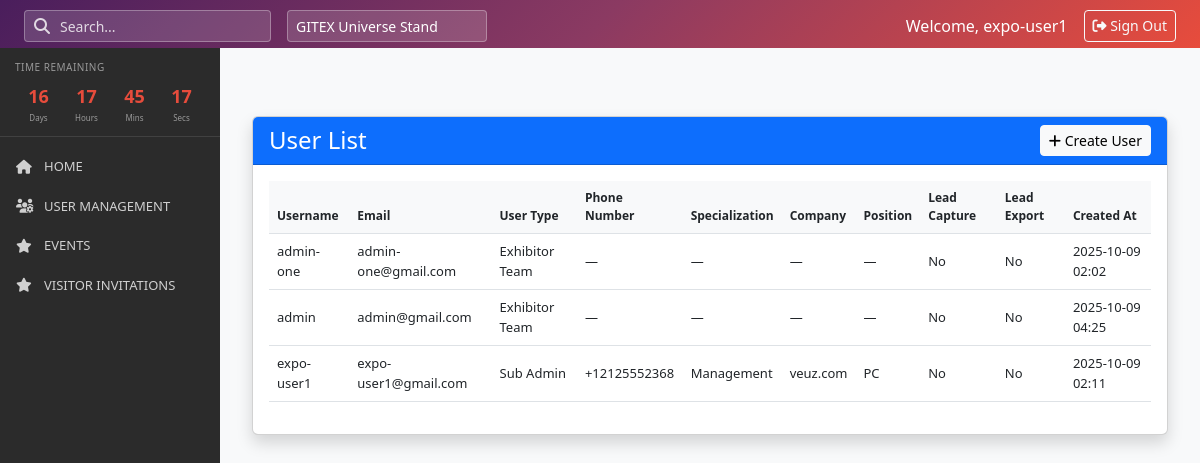
The app's page /accounts/user-list/ (signed in) with its own data.
### accounts/models.py (models this page shows, shortened)
class User(AbstractUser, TimestampedModel):
    user_type = models.CharField(
        max_length=20,
        choices=UserType.choices(),
        default=UserType.EXHIBITOR_TEAM.value,
        db_index=True
    )
    email = models.EmailField(unique=True)
    phone_number = PhoneNumberField(blank=True, null=True)
    specialization = models.CharField(
        max_length=20,
        choices=Specialization.choices(),
        blank=True,
        null=True
    )
    company_name = models.CharField(max_length=255, blank=True, null=True)
    position = models.CharField(max_length=100, blank=True, null=True)
    lead_capture_access = models.BooleanField(default=False)
    lead_export_access = models.BooleanField(default=False)
    USERNAME_FIELD = 'email'
    REQUIRED_FIELDS = ['username']
    class Meta:
        permissions = [
            ("can_manage_events", "Can manage events"),
            ("can_manage_exhibitors", "Can manage exhibitors"),
            ("can_manage_invitations", "Can manage invitations"),
            ("can_manage_team_members", "Can manage team members"),
        ]

### accounts/views.py (the view)
    def wrapper(request, *args, **kwargs):
        if not request.user.is_authenticated:
            messages.error(request, 'You must be a Super Admin to access this page.')
            return redirect('accounts:login')
        return view_func(request, *args, **kwargs)

### accounts/views.py (called while the page is built)
def super_admin_required(view_func):
    def wrapper(request, *args, **kwargs):
        if not request.user.is_authenticated:
            messages.error(request, 'You must be a Super Admin to access this page.')
            return redirect('accounts:login')
        return view_func(request, *args, **kwargs)
    return wrapper

@super_admin_required
def user_list_view(request):
    users = User.objects.all().order_by('email')
    return render(request, 'accounts/user_list.html', {'users': users})

### templates/accounts/user_list.html (shortened to what this page needs)
{% extends 'base/base.html' %}
{% load static %}
{% block content %}
<div class="container py-5">
    <div class="row">
        <div class="col-12">
            <div class="card shadow">
                <div class="card-header bg-primary text-white d-flex justify-content-between align-items-center">
                    <h4 class="mb-0">User List</h4>
                    <a href="{% url 'accounts:create_user' %}" class="btn btn-light btn-sm"><i class="fas fa-plus"></i> Create User</a>
                </div>
                <div class="card-body">
                    <div class="table-responsive">
                        <table class="table table-hover" id="userTable">
                            <thead>
                                <tr>
                                    <th>Username</th>
                                    <th>Email</th>
                                    <th>User Type</th>
                                    <th>Phone Number</th>
                                    <th>Specialization</th>
                                    <th>Company</th>
                                    <th>Position</th>
                                    <th>Lead Capture</th>
                                    <th>Lead Export</th>
                                    <th>Created At</th>
                                </tr>
                            </thead>
                            <tbody>
                                {% for user in users %}
                                    <tr>
                                        <td>{{ user.username }}</td>
                                        <td>{{ user.email }}</td>
                                        <td>{{ user.get_user_type_display }}</td>
                                        <td>{{ user.phone_number|default:"—" }}</td>
                                        <td>{{ user.get_specialization_display|default:"—" }}</td>
                                        <td>{{ user.company_name|default:"—" }}</td>
                                        <td>{{ user.position|default:"—" }}</td>
                                        <td>{{ user.lead_capture_access|yesno:"Yes,No" }}</td>
                                        <td>{{ user.lead_export_access|yesno:"Yes,No" }}</td>
                                        <td>{{ user.created_at|date:"Y-m-d H:i" }}</td>
                                    </tr>
                                {% empty %}
                                    <tr>
                                        <td colspan="10" class="text-center">No users found.</td>
                                    </tr>
                                {% endfor %}
                            </tbody>
                        </table>
                    </div>
                </div>
            </div>
        </div>
    </div>
</div>
{% endblock %}

### templates/base/base.html (shortened to what this page needs)
<!DOCTYPE html>
<html lang="en">
<head>
    <link href="https://cdn.jsdelivr.net/npm/bootstrap@5.3.0/dist/css/bootstrap.min.css" rel="stylesheet">
    <link rel="stylesheet" href="https://cdnjs.cloudflare.com/ajax/libs/font-awesome/6.4.0/css/all.min.css">
    <link href="https://cdn.jsdelivr.net/npm/select2@4.1.0-rc.0/dist/css/select2.min.css" rel="stylesheet">
    <link href="https://cdn.jsdelivr.net/npm/select2-bootstrap-5-theme@1.3.0/dist/select2-bootstrap-5-theme.min.css" rel="stylesheet">
    <link rel="stylesheet" href="https://cdn.datatables.net/1.13.6/css/dataTables.bootstrap5.min.css">
</head>
<body>
    <div class="top-header">
        <div class="container-fluid px-4">
            <div class="row align-items-center">
                <div class="col-md-6">
                    <div class="d-flex align-items-center gap-3">
                        <div class="search-wrapper">
                            <i class="fas fa-search search-icon"></i>
                            <input type="text" class="form-control search-input form-control-sm" placeholder="Search...">
                        </div>
                        <select class="form-select form-select-sm" style="width: 200px; background: rgba(255,255,255,0.15); border-color: rgba(255,255,255,0.3); color: white; height: 32px;">
                            <option>GITEX Universe Stand</option>
                        </select>
                    </div>
                </div>
                <div class="col-md-6 text-end d-flex align-items-center justify-content-end">
                    <span class="me-3">Welcome, {% if user.is_authenticated %}{{ user.get_full_name|default:user.username }}{% else %}Guest{% endif %}</span>
                    {% if user.is_authenticated %}
                        <a href="{% url 'accounts:logout' %}" class="btn btn-sm btn-outline-light" style="height: 32px;">
                            <i class="fas fa-sign-out-alt"></i> Sign Out
                        </a>
                    {% else %}
                        <a href="{% url 'accounts:login' %}" class="btn btn-sm btn-outline-light" style="height: 32px;">
                            <i class="fas fa-sign-in-alt"></i> Sign In
                        </a>
                    {% endif %}
                </div>
            </div>
        </div>
    </div>
    <div class="app-wrapper">
        <nav class="sidebar" id="sidebar">
            {% include 'components/_sidebar.html' %}
        </nav>
        <main class="main-content">
            {% block content %}{% endblock %}
        </main>
    </div>
</body>
</html>

### records on screen
User: get_full_name "expo-user1", username "expo-user1", email "expo-user1@gmail.com", user_type "Sub Admin", phone_number "+12125552368", specialization "Management", company_name "veuz.com", position "PC", lead_capture_access "No", lead_export_access "No", created_at "2025-10-09 02:11"
User: username "admin-one", email "admin-one@gmail.com", user_type "Exhibitor Team", phone_number "—", specialization "—", company_name "—", position "—", lead_capture_access "No", lead_export_access "No", created_at "2025-10-09 02:02"
User: username "admin", email "admin@gmail.com", user_type "Exhibitor Team", phone_number "—", specialization "—", company_name "—", position "—", lead_capture_access "No", lead_export_access "No", created_at "2025-10-09 04:25"
